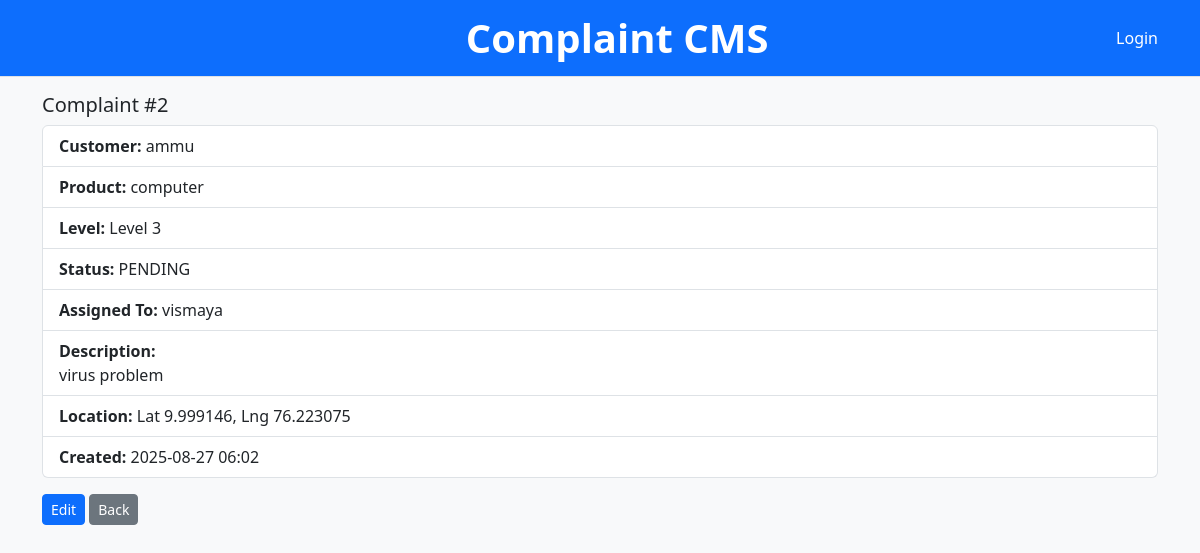
The page /app/complaints/2/ on the database its author committed.
### web/models.py (models this page shows, shortened)
class Complaint(models.Model):
    LEVEL_CHOICES = [("L1", "Level 1"), ("L2", "Level 2"), ("L3", "Level 3")]
    STATUS_PENDING = "pending"
    STATUS_CLOSED = "closed"
    STATUS_NOT_CLOSED = "not_closed"
    STATUS_CHOICES = [
        (STATUS_PENDING, "Pending"),
        (STATUS_CLOSED, "Closed"),
        (STATUS_NOT_CLOSED, "Not Closed"),
    ]
    customer = models.ForeignKey(Customer, on_delete=models.CASCADE,null=True, blank=True)
    product = models.ForeignKey(Product, on_delete=models.CASCADE,null=True, blank=True)
    level = models.CharField(max_length=10, choices=LEVEL_CHOICES, default="L1")
    description = models.TextField()
    latitude = models.DecimalField(max_digits=9, decimal_places=6, null=True, blank=True)
    longitude = models.DecimalField(max_digits=9, decimal_places=6, null=True, blank=True)
    assigned_to = models.ForeignKey(Employee, on_delete=models.SET_NULL, null=True, blank=True)
    status = models.CharField(max_length=12, choices=STATUS_CHOICES, default="PENDING")
    created_by = models.ForeignKey(User, on_delete=models.SET_NULL, null=True, related_name="created_complaints")
    created_at = models.DateTimeField(auto_now_add=True)

class Customer(models.Model):
    name = models.CharField(max_length=150)
    contact = models.CharField(max_length=150, blank=True)
    address = models.TextField(blank=True)
    def __str__(self):
        return self.name

class Product(models.Model):
    name = models.CharField(max_length=150)
    price = models.DecimalField(max_digits=10, decimal_places=2)
    tax = models.DecimalField(max_digits=5, decimal_places=2, help_text="%")
    def __str__(self):
        return self.name

class Employee(models.Model):
    user = models.OneToOneField(User, on_delete=models.CASCADE)
    designation = models.CharField(max_length=100)
    phone = models.CharField(max_length=20)
    personal_details = models.TextField(blank=True)
    salary = models.DecimalField(max_digits=10, decimal_places=2, default=0)
    def __str__(self):
        return self.user.get_full_name() or self.user.username

### web/views.py (the view)
# urls.py: path("complaints/<int:pk>/", views.complaint_detail, name="complaint_detail"),
def complaint_detail(request, pk):
    complaint = get_object_or_404(Complaint, pk=pk)
    return render(request, "complaint_detail.html", {"complaint": complaint})

### web/templates/complaint_detail.html
{% extends "base.html" %}
{% block content %}
<h5>Complaint #{{ complaint.pk }}</h5>
<ul class="list-group mb-3">
  <li class="list-group-item"><strong>Customer:</strong> {{ complaint.customer }}</li>
  <li class="list-group-item"><strong>Product:</strong> {{ complaint.product }}</li>
  <li class="list-group-item"><strong>Level:</strong> {{ complaint.get_level_display }}</li>
  <li class="list-group-item"><strong>Status:</strong> {{ complaint.get_status_display }}</li>
  <li class="list-group-item"><strong>Assigned To:</strong> {{ complaint.assigned_to|default:"-" }}</li>
  <li class="list-group-item"><strong>Description:</strong><br>{{ complaint.description }}</li>
  <li class="list-group-item"><strong>Location:</strong>
    Lat {{ complaint.latitude }}, Lng {{ complaint.longitude }}
  </li>
  <li class="list-group-item"><strong>Created:</strong> {{ complaint.created_at|date:"Y-m-d H:i" }}</li>
</ul>
<a href="{% url 'complaint_update' complaint.pk %}" class="btn btn-primary btn-sm">Edit</a>
<a href="{% url 'complaint_list' %}" class="btn btn-secondary btn-sm">Back</a>
{% endblock %}

### rows shown on the page
Complaint: pk "2", customer "ammu", product "computer", level "Level 3", status "PENDING", assigned_to "vismaya", description "virus problem", latitude "9.999146", longitude "76.223075", created_at "2025-08-27 06:02"
